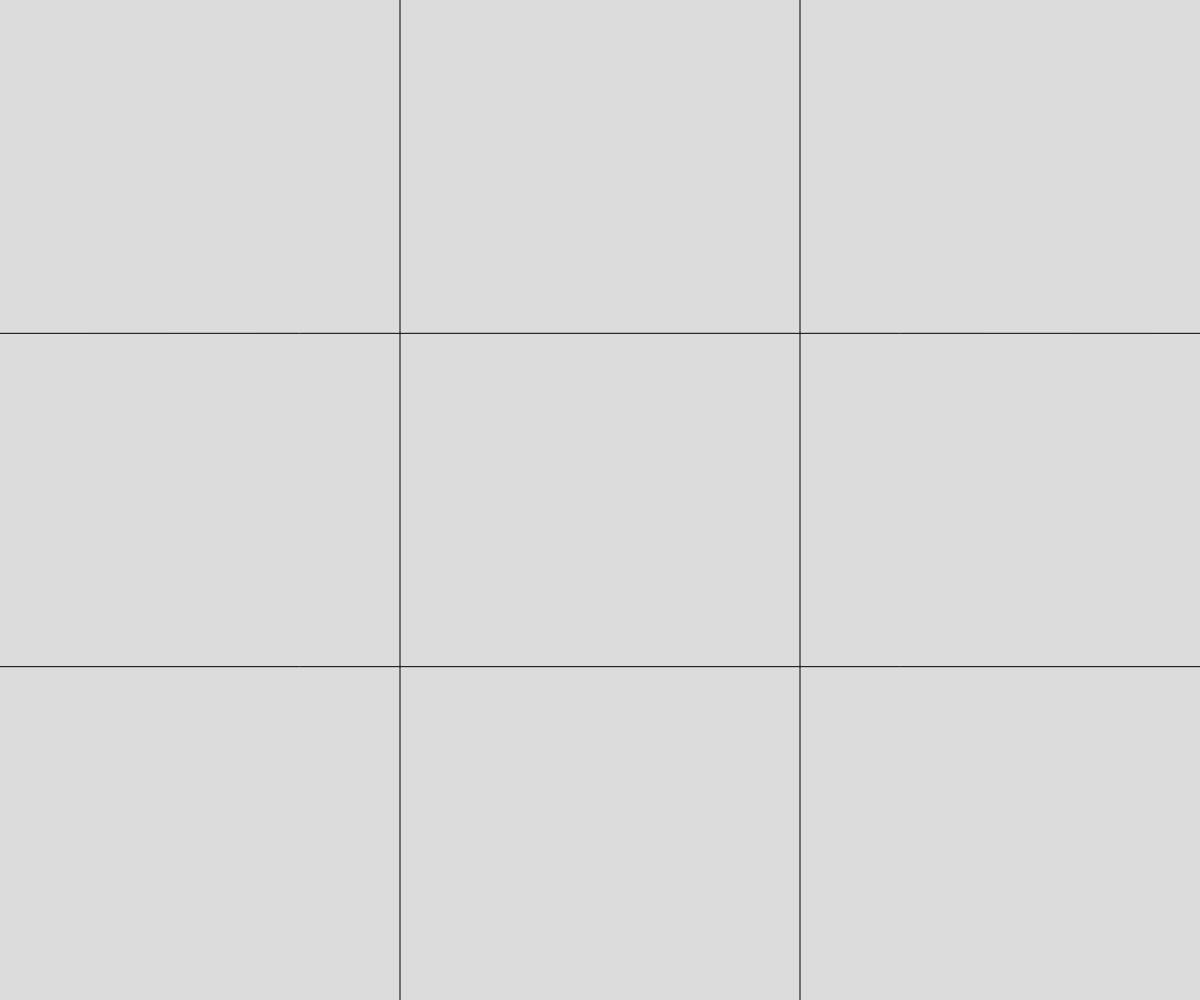
Frame 1 (no input)
Frame 60 (no input): identical to frame 1, image omitted
Frame 120 (the mouse pressed at the canvas centre since frame 60): identical to frame 1, image omitted

The p5.js sketch that drew this single still picture (run headless with seeded random() and noise() and a simulated clock; from frame 60 on, the mouse is pressed at the canvas centre):

// p5.js sketch
// ── sketch.js
let box=[];
let selected;
let i=0;
let shape;
let kryds;
let bolle;
function setup() {
  createCanvas(windowWidth, windowHeight);
  noLoop;
}

function draw() {
  background(220);
  line(1/3*width,0,1/3*width,height);
  line(2/3*width,0,2/3*width,height);
  line(0,1/3*height,width,1/3*height);
  line(0,2/3*height,width,2/3*height);
  mousePressed();
}
function clicked(){
  if(selected!=kryds||selected!=bolle){
if (i%2<1){
selected=kryds;
} else{shape=bolle;}
i++;
}
}
function mousePressed(){
  if(mouseX>0&&mouseX<1/3*width){
    if(mouseY>0&&mouseY<1/3*height){
      selected=box[0];
      clicked();
      box[0]=selected;
      
      if(box[0]==kryds){
        line(0,0,1/3*width,1/3*height);
        line(0,1/3*height,1/3*width,0);
      }
    } else if(mouseY>1/3*height&&mouseY<2/3*height){
      box[3]=selected;
      clicked();
    } else if(mouseY>2/3*height&&mouseY<height){
      box[6]=selected;
      clicked();
    }
  } else  if(mouseX>1/3*width&&mouseX<2/3*width){
    if(mouseY>0&&mouseY<1/3*height){
      box[1]=selected;
      clicked();
    } else if(mouseY>1/3*height&&mouseY<2/3*height){
      box[4]=selected;
      clicked();
    } else if(mouseY>2/3*height&&mouseY<height){
      box[7]=selected;
    }
  }else  if(mouseX>2/3*width&&mouseX<width){
    if(mouseY>0&&mouseY<1/3*height){
      box[2]=selected;
    } else if(mouseY>1/3*height&&mouseY<2/3*height){
      box[5]=selected;
    } else if(mouseY>2/3*height&&mouseY<height){
      box[8]=selected;
    }
  }
}
